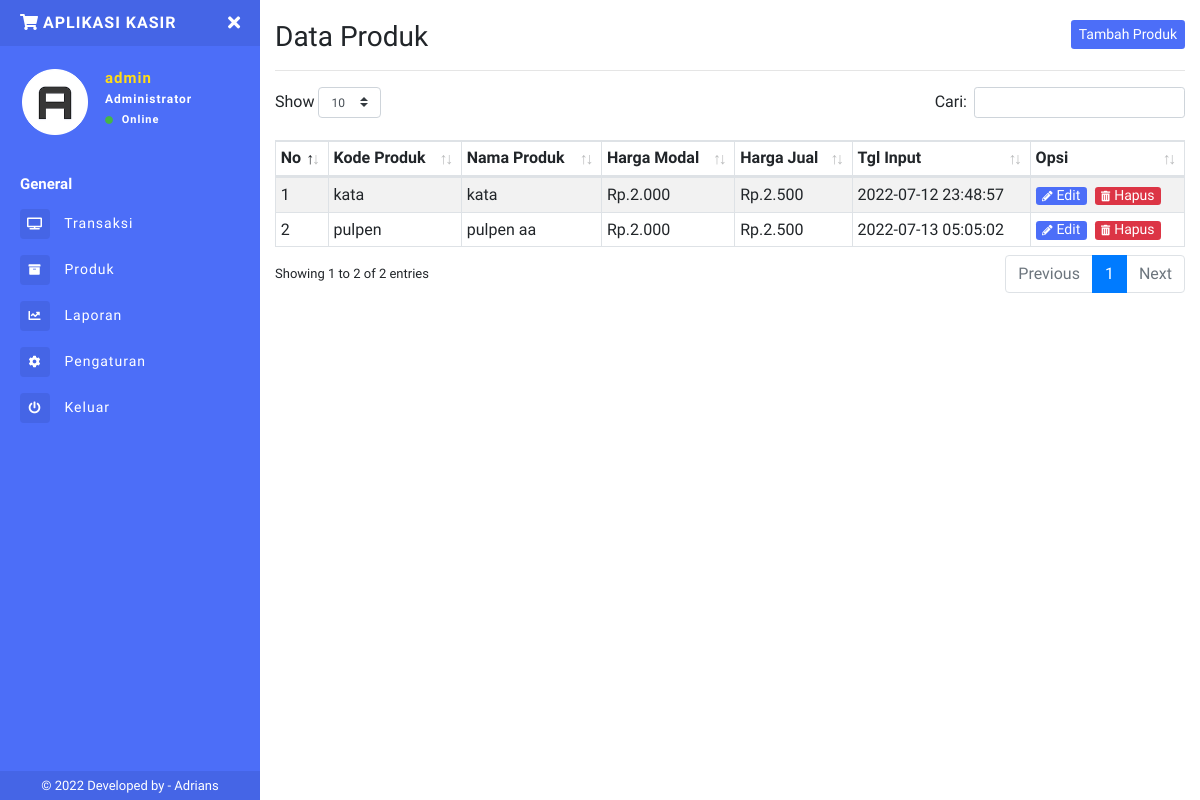
/produk.php (signed in), run on the app's committed database.
### tables this page shows
CREATE TABLE `produk` (
  `idproduk` int(11) NOT NULL,
  `kode_produk` varchar(100) NOT NULL,
  `nama_produk` varchar(255) NOT NULL,
  `harga_modal` int(11) NOT NULL,
  `harga_jual` int(11) NOT NULL,
  `tgl_input` timestamp NOT NULL DEFAULT current_timestamp() ON UPDATE current_timestamp()
);

### produk.php (the view, shortened to what this page needs)
<?php include 'sidebar.php'; ?>
    <h1 class="h3 mb-0">
        Data Produk
        <button class="btn btn-primary btn-sm border-0 float-right" type="button" data-toggle="modal" data-target="#TambahProduk">Tambah Produk</button>
    </h1>
<hr>
<table class="table table-striped table-sm table-bordered dt-responsive nowrap" id="table" width="100%">
<thead>
  <tr>
    <th>No</th>
    <th>Kode Produk</th>
    <th>Nama Produk</th>
    <th>Harga Modal</th>
    <th>Harga Jual</th>
    <th>Tgl Input</th>
    <th>Opsi</th>
  </tr>
</thead>
<tbody>
<?php
    $no = 1;
    $data_barang = mysqli_query($conn,"SELECT * FROM produk ORDER BY idproduk ASC");
    while($d = mysqli_fetch_array($data_barang)){
        ?>
  <tr>
    <td><?php echo $no++; ?></td>
    <td><?php echo $d['kode_produk']; ?></td>
    <td><?php echo $d['nama_produk']; ?></td>
    <td>Rp.<?php echo ribuan($d['harga_modal']); ?></td>
    <td>Rp.<?php echo ribuan($d['harga_jual']); ?></td>
    <td><?php echo $d['tgl_input']; ?></td>
    <td>
        <button type="button" class="btn btn-primary btn-xs mr-1" data-toggle="modal" data-target="#EditProduk<?php echo $d['idproduk']; ?>">
        <i class="fas fa-pencil-alt fa-xs mr-1"></i>Edit
        </button>
        <a class="btn btn-danger btn-xs" href="?hapus=<?php echo $d['idproduk']; ?>">
        <i class="fas fa-trash-alt fa-xs mr-1"></i>Hapus</a>
    </td>
  </tr>
  <?php } ?>
</tbody>
</table>
<?php include 'footer.php'; ?>

### sidebar.php (shortened to what this page needs)
<?php
include "config.php";
  function ribuan ($nilai){
    return number_format ($nilai, 0, ',', '.');
}
$uid = $_SESSION['userid'];
$DataLogin = mysqli_fetch_array(mysqli_query($conn,"SELECT * FROM login WHERE userid='$uid'"));
$username = $DataLogin['username'];
$toko = $DataLogin['toko'];
$logo = $DataLogin['logo'];
?>
<!DOCTYPE html>
<html>
<head>
    <link rel="stylesheet" href="https://maxcdn.bootstrapcdn.com/bootstrap/4.0.0/css/bootstrap.min.css">
    <link href="assets/css/style.css" rel="stylesheet">
    <link href="https://use.fontawesome.com/releases/v5.0.6/css/all.css" rel="stylesheet">
    <link href="assets/vendor/datatables/dataTables.bootstrap4.min.css" rel="stylesheet">
  <link href="assets/vendor/datatables/responsive.bootstrap4.min.css" rel="stylesheet">
</head>
<body>
<div class="page-wrapper chiller-theme toggled">
  <nav id="sidebar" class="sidebar-wrapper">
    <div class="sidebar-content">
      <div class="sidebar-brand">
        <a href="./"><i class="fas fa-shopping-cart mr-1"></i><?php echo $toko ?></a>
        <div id="close-sidebar">
          <i class="fas fa-times"></i>
        </div>
      </div>
      <div class="sidebar-header">
        <div class="user-pic" style="height:70px;width:70px;">
          <img class="img-responsive img-rounded" src="assets/images/<?php echo $logo ?>"
            alt="User picture">
        </div>
        <div class="user-info">
          <span class="user-name"><?php echo $username ?>
          </span>
          <span class="user-role">Administrator</span>
          <span class="user-status">
            <i class="fa fa-circle"></i>
            <span>Online</span>
          </span>
        </div>
      </div>
      <div class="sidebar-menu">
        <ul>
          <li class="header-menu">
            <span>General</span>
          </li>
          <li>
            <a href="index.php">
              <i class="fas fa-tv"></i>
              <span>Transaksi</span>
            </a>
          </li>
          <li>
            <a href="produk.php">
            <i class="fas fa-archive"></i>
              <span>Produk</span>
            </a>
          </li>
          <li>
            <a href="laporan.php">
              <i class="fa fa-chart-line"></i>
              <span>Laporan</span>
            </a>
          </li>
          <li>
            <a href="pengaturan.php">
              <i class="fa fa-cog"></i>
              <span>Pengaturan</span>
            </a>
          </li>
          <li>
            <a href="#Exit" data-toggle="modal">
              <i class="fa fa-power-off"></i>
              <span>Keluar</span>
            </a>
          </li>
        </ul>
      </div>
    </div>
    <div class="sidebar-footer">
    © 2022 Developed by - Adrians
    </div>
  </nav>
  <main class="page-content">
    <div class="container-fluid">
    <div class="d-block d-sm-block d-md-none d-lg-none py-2"></div>

### data on the page
produk: kode_produk "kata", nama_produk "kata", harga_modal "2.000", harga_jual "2.500", tgl_input "2022-07-12 23:48:57"
produk: kode_produk "pulpen", nama_produk "pulpen aa", harga_modal "2.000", harga_jual "2.500", tgl_input "2022-07-13 05:05:02"

### other printed values
$toko "APLIKASI KASIR"
$username "admin"
